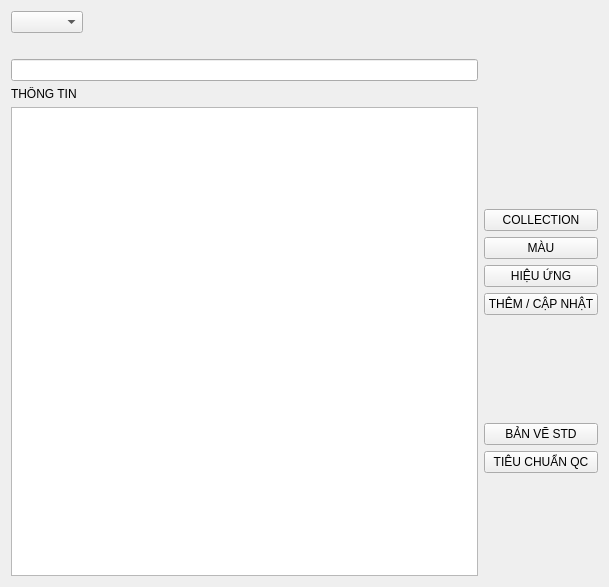
<?xml version="1.0" encoding="UTF-8"?>
<ui version="4.0">
 <class>Form</class>
 <widget class="QWidget" name="Form">
  <property name="geometry">
   <rect>
    <x>0</x>
    <y>0</y>
    <width>609</width>
    <height>587</height>
   </rect>
  </property>
  <property name="windowTitle">
   <string>Form</string>
  </property>
  <layout class="QGridLayout" name="gridLayout_2">
   <item row="0" column="0">
    <widget class="QComboBox" name="LanguageBox">
     <property name="sizePolicy">
      <sizepolicy hsizetype="Fixed" vsizetype="Fixed">
       <horstretch>0</horstretch>
       <verstretch>0</verstretch>
      </sizepolicy>
     </property>
    </widget>
   </item>
   <item row="1" column="0">
    <widget class="QLabel" name="label">
     <property name="layoutDirection">
      <enum>Qt::LeftToRight</enum>
     </property>
     <property name="text">
      <string/>
     </property>
     <property name="pixmap">
      <pixmap resource="resources.qrc">:/images/tlclogo3.jpg</pixmap>
     </property>
     <property name="alignment">
      <set>Qt::AlignCenter</set>
     </property>
    </widget>
   </item>
   <item row="2" column="0">
    <layout class="QGridLayout" name="gridLayout">
     <item row="0" column="0">
      <widget class="QLineEdit" name="lineEdit"/>
     </item>
     <item row="1" column="0">
      <widget class="QLabel" name="label_2">
       <property name="text">
        <string>THÔNG TIN</string>
       </property>
      </widget>
     </item>
     <item row="2" column="0">
      <widget class="QTextEdit" name="textEdit"/>
     </item>
     <item row="2" column="1">
      <layout class="QVBoxLayout" name="verticalLayout_3">
       <item>
        <layout class="QVBoxLayout" name="verticalLayout_2">
         <item>
          <widget class="QPushButton" name="collectionButton">
           <property name="text">
            <string>COLLECTION</string>
           </property>
          </widget>
         </item>
         <item>
          <widget class="QPushButton" name="pushButton">
           <property name="text">
            <string>MÀU</string>
           </property>
          </widget>
         </item>
         <item>
          <widget class="QPushButton" name="HieuUngButton">
           <property name="text">
            <string>HIỆU ỨNG</string>
           </property>
          </widget>
         </item>
         <item>
          <widget class="QPushButton" name="ThemButton">
           <property name="text">
            <string>THÊM / CẬP NHẬT</string>
           </property>
          </widget>
         </item>
        </layout>
       </item>
       <item>
        <layout class="QVBoxLayout" name="verticalLayout">
         <item>
          <widget class="QPushButton" name="BVSTDButton">
           <property name="text">
            <string>BẢN VẼ STD</string>
           </property>
          </widget>
         </item>
         <item>
          <widget class="QPushButton" name="TCQCButton">
           <property name="text">
            <string>TIÊU CHUẨN QC</string>
           </property>
          </widget>
         </item>
        </layout>
       </item>
      </layout>
     </item>
    </layout>
   </item>
  </layout>
 </widget>
 <resources>
  <include location="resources.qrc"/>
 </resources>
 <connections/>
</ui>
